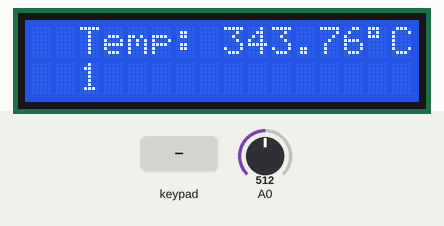
This sketch was run on a simulated Arduino Uno, built with avr-gcc and run on an emulated ATmega328P. On the bench: 16×2 character LCD. Inputs (shaded band) come from the test bench; at power-on: A0 = 512. What the sketch prints to the serial monitor is not drawn.

Above: at 1.2 s.
1.3 s: keypad keys 6 5 4 3 # pressed 0.4 s apart
At 4.8 s:
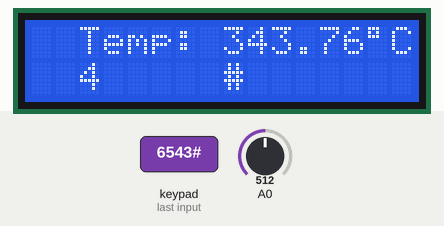
6.3 s: key '*' pressed
At 7.8 s:
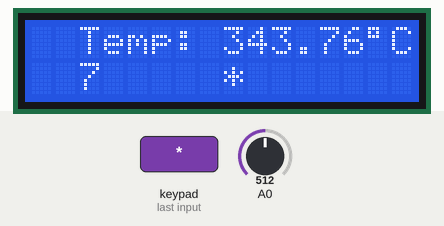
9.3 s: A0 set to 122
At 10.7 s:
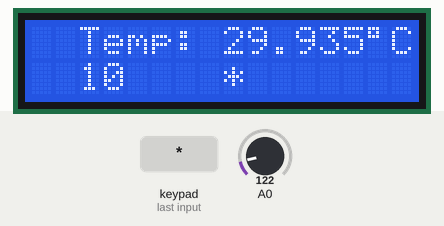
10.9 s: A0 set to 189
At 11.6 s:
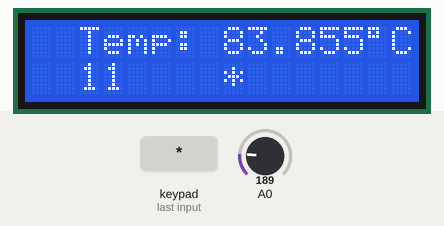
12.5 s: A0 set to 207
At 13.8 s:
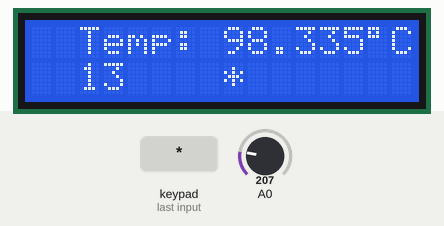
14.1 s: key '1' pressed
At 16.8 s:
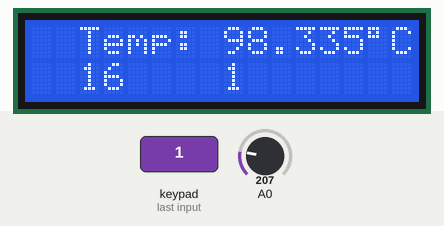
Timing chart, 0 to 17.5 s (numbered marks = the images above; inputs shaded):
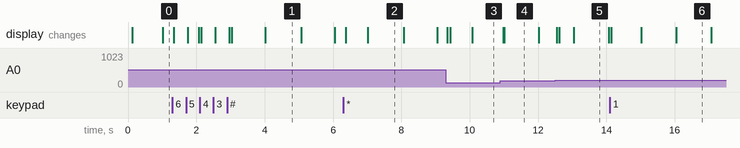

The sketch:

LCD_KeyPad.ino
```cpp
#include <LiquidCrystal.h>
#include "Keypad.h"

LiquidCrystal lcd(12, 14, 11, 10, 9, 8, 7);

// keypad type definition
const byte ROWS = 4; //four rows
const byte COLS = 3; //three columns
char keys[ROWS][COLS] =
 {{'1','2','3'},
  {'4','5','6'},
  {'7','8','9'},
  {'*','0','#'}};
byte rowPins[ROWS] = {
  6, 5, 4, 3}; //connect to the row pinouts of the keypad
byte colPins[COLS] = {
  2, 1, 0}; // connect to the column pinouts of the keypad
int count=0;

Keypad keypad = Keypad( makeKeymap(keys), rowPins, colPins, ROWS, COLS );

void setup()
{
  lcd.begin(16, 2);
  lcd.setCursor(2,0);
  lcd.print("Temp: ");
  Serial.begin(9600);
}

float getVolts(int pinIn)
{
  int inputValue = 0;
  int bigT = 0, smallT = 0;

  for (int i = 0; i < 20; i++)
  {
    inputValue = analogRead(pinIn);
    bigT += inputValue;
    delay(1);
  }

  smallT = bigT / 20;

  float mV;
  mV = ((float)(smallT) * 1030 / 1024);
  mV = (mV - 0.5);
  mV = mV * 5;
//  volts = (((float)smallT / 1024) * 5000);

  Serial.print("Input Value: ") ; Serial.print(smallT);
  Serial.print(" | Voltage: ") ; Serial.print(mV);
  return mV;

}

float getTemp(float volts)
{
  //float temp = (volts - 0.5) / 0.01;
  float temp = (volts - 424) / 6.25;
  Serial.print(" | Temperature: "); Serial.print(temp); Serial.println(" 'C");
  return temp;
}

void loop()
{

  float temp0 = getTemp(getVolts(A0));
  Serial.print("Temp: "); Serial.println(temp0);
  Serial.println();
  lcd.setCursor(8, 0);
  lcd.print(temp0);
  lcd.setCursor(14,0);
  lcd.write(0xDF);
  lcd.setCursor(15,0);
  lcd.print("C");
  delay(20);
  lcd.setCursor(2, 2);
  lcd.print(millis()/1000);

  lcd.setCursor(8, 2);

  char key = keypad.getKey();
  if (key != NO_KEY)
  {
    lcd.print(key);
//    count++;
//    if (count==17)
//    {
//      lcd.clear();
//      count=0;
//    }
  }

}
```

Measured:
- after the input at 6.3 s, the display: first changes after 0.07 s (image 2 shows a later state)
- after the input at 9.3 s, the display: first changes after 0.05 s (image 3 shows a later state)
- after the input at 14.1 s, the display: first changes after 0.05 s (image 6 shows a later state)
- what the display in image 1 shows lasts 1.1 s, from 4.0 s to 5.1 s
- what the display in image 4 shows lasts 1.0 s, from 11.0 s to 12.0 s
